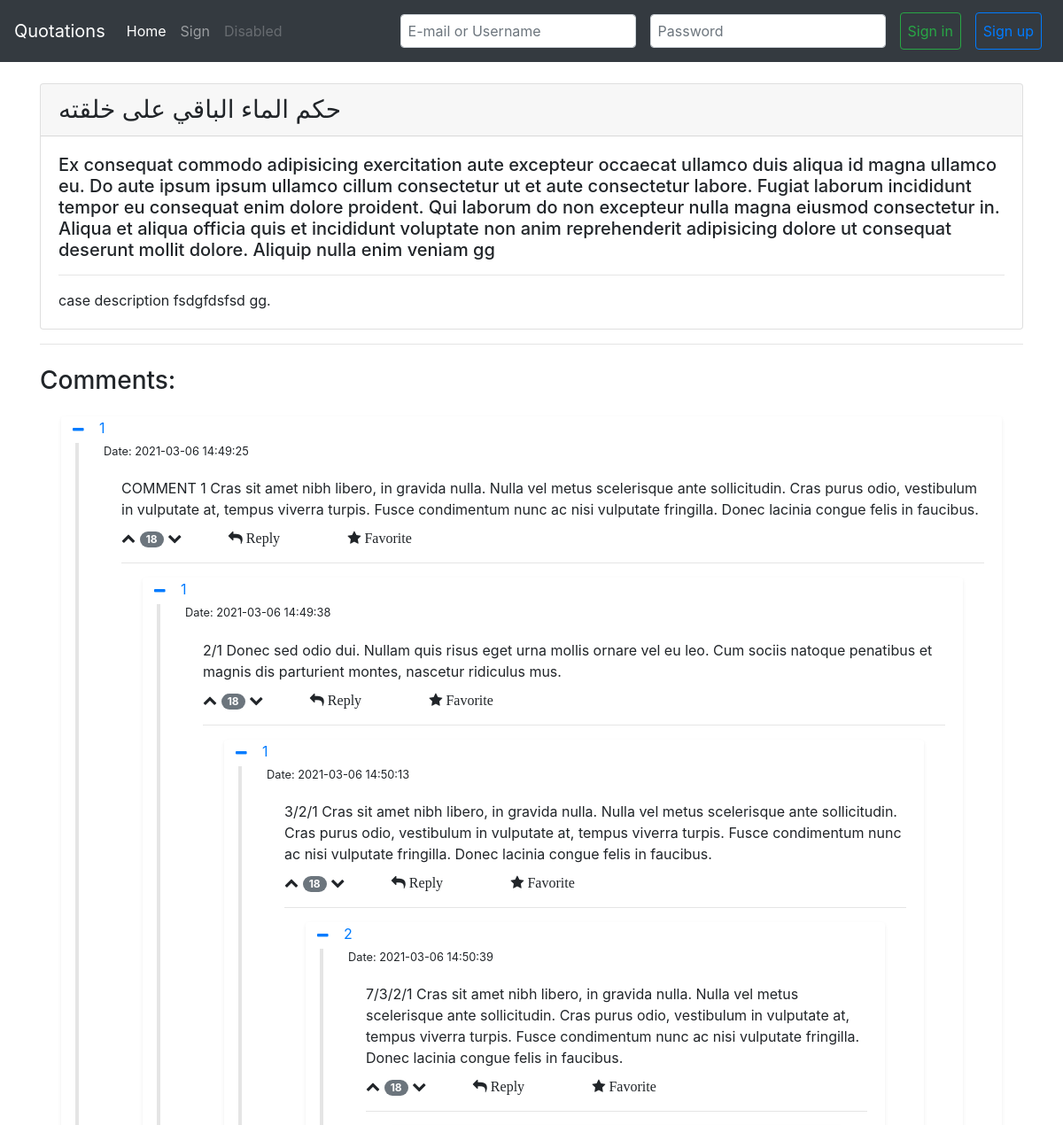
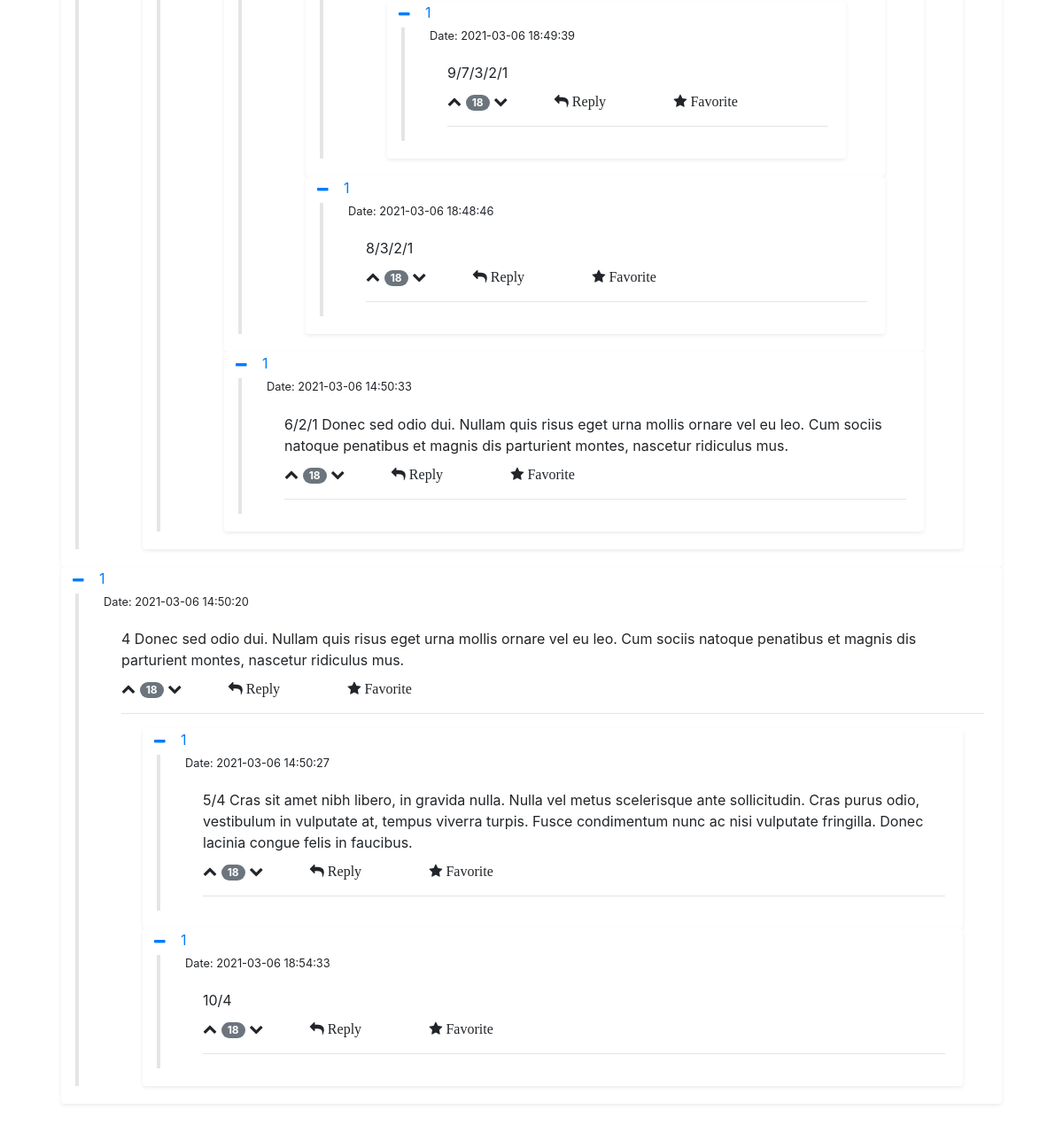
/thread.php?id=1, run on the app's committed database (2 pictures, top to bottom).
### tables this page shows
CREATE TABLE `content` (
  `content_id` int(10) NOT NULL,
  `content_section` int(5) NOT NULL,
  `content_sayer` int(5) NOT NULL,
  `content_by` int(10) NOT NULL,
  `content_content` text NOT NULL,
  `content_case` tinytext NOT NULL,
  `content_case_description` tinytext NOT NULL,
  `content_source` tinytext NOT NULL,
  `content_visible` bit(1) DEFAULT b'1',
  `content_date` datetime NOT NULL DEFAULT current_timestamp() ON UPDATE current_timestamp()
);

CREATE TABLE `comments` (
  `comment_id` int(11) NOT NULL,
  `comment_parent` int(11) DEFAULT NULL,
  `comment_body` text NOT NULL,
  `comment_date` datetime NOT NULL DEFAULT current_timestamp() ON UPDATE current_timestamp(),
  `comment_visible` bit(1) DEFAULT b'1',
  `comment_by` int(10) NOT NULL
);

### classes/dbh_class.php (called while the page is built)
<?php
class Dbh
{
    private $host = 'localhost';
    private $user = 'root';
    private $pwd = '';
    private $dbname = 'websitedb';
    protected function connect()
    {
        $dsn = 'mysql:host=' . $this->host . ';dbname=' . $this->dbname;
        try {
            $pdo = new PDO($dsn, $this->user,$this->pwd);
       } catch (\PDOException $e) {
            throw new \PDOException($e->getMessage(), (int)$e->getCode());
       }
        $pdo->setAttribute(PDO::ATTR_DEFAULT_FETCH_MODE, PDO::FETCH_ASSOC);
        return $pdo;
    }
}

### classes/thread_class.php (called while the page is built)
<?php
class Thread extends Dbh {
    protected function get_case($content_id)
    {
        $sql = "SELECT * FROM content WHERE content_id=?;";
        $stmt = $this->connect()->prepare($sql);
        $stmt->execute([$content_id]);
        return $stmt->fetchAll();
    }
    protected function get_comments()
    {
        $sql = "SELECT * FROM comments";
        $stmt = $this->connect()->prepare($sql);
        $stmt->execute();
        return $stmt->fetchAll();
    }
}

### classes/threadview_class.php (the view, shortened to what this page needs)
<?php
class ThreadView extends Thread {
  public $parents  = array();
  public $children = array();
  function __construct()
  {
    $comments = $this->get_comments();
    foreach ($comments as $comment)
    {
        if ($comment['comment_parent'] === NULL)
        {
            $this->parents[$comment['comment_id']][] = $comment;
        }
        else
        {
            $this->children[$comment['comment_parent']][] = $comment;
        }
    }
  }
  private function format_comment($comment, $depth)
  {
      echo '
      <div id="comment-'.$comment['comment_id'].'">
      <div class="card mx-4 shadow-sm" style="border: none;">
          <a href="#comment-'.$comment['comment_id'].'" class="comment-border-link">
              <span class="sr-only">Jump to comment-'.$comment['comment_id'].'</span>
          </a>
          <p class="mb-0" id="heading-'.$comment['comment_id'].'">
              <button class="btn btn-link fa fa-minus" data-toggle="collapse" data-target="#collapse-'.$comment['comment_id'].'"
                  aria-expanded="true" aria-controls="collapse-'.$comment['comment_id'].'"></button>
                  <a href="user.php?id='.$comment['comment_by'].'">'.$comment['comment_by'].'</a>
          </p>
          <small class="mb-0 ml-5">
                  Date: '.$comment['comment_date'].'
          </small>
          <div id="collapse-'.$comment['comment_id'].'" class="collapse show" aria-labelledby="heading-'.$comment['comment_id'].'" data-parent="#comment-'.$comment['comment_id'].'">
              <div class="card-body ml-5">
              '.$comment['comment_body'].'
                  <ul class="list-inline mt-2">
                      <li class="list-inline-item">
                          <i class="fa fa-chevron-up"></i>
                          <span class="badge badge-pill badge-secondary">18</span>
                          <i class="fa fa-chevron-down"></i>
                          <i class="fa fa-reply mx-5"> Reply</i>
                          <i class="fa fa-star mx-4"> Favorite</i>
                      </li>
                  </ul>
                  <hr>';
  }
  private function print_parent($comment, $depth = 0)
  {
      foreach ($comment as $c)
      {
          $this->format_comment($c, $depth);
          if (isset($this->children[$c['comment_id']]))
          {
            $this->print_parent($this->children[$c['comment_id']], $depth + 1);
          }
          else {
            echo "</div>
            </div>
            </div>
            </div>";
            if (end($comment) == $c){
              echo "</div>
              </div>
              </div>
              </div>";
            }
          }
      }
  }
  public function print_comments()
  {
      foreach ($this->parents as $c)
      {
        $this->print_parent($c);
        if (end($this->parents) != $c){
          echo "</div>
          </div>
          </div>
          </div>";
        }
      }
  }
    public function show_case()
    {
      $result = $this->get_case($_GET['id']);
      foreach ($result as $row){
        echo'
        <div class="card mt-4">
          <h3 class="card-header">'.$row['content_case'].'</h3>
          <div class="card-body">
            <h5 class="card-title">'.$row['content_content'].'</h5>
            <hr>
              <p class="card-text">'.$row['content_case_description'].'.</p>
          </div>
        </div>
        <hr>
        <h3 class="my-4">Comments:</h3>
        ';
      }
    }
}

### static/style.css (style rules this page uses)
.comment-border-link { display: block; position: absolute; top: 40px; left: 0; width: 12px; height: calc(100% - 50px); border-left: 4px solid transparent; border-right: 4px solid transparent; background-color: rgba(0, 0, 0, 0.1); background-clip: padding-box; }

### thread.php (style rules this page uses)
.comment-border-link { display: block; position: absolute; top: 30px; left: 12px; width: 12px; height: calc(100% - 50px); border-left: 4px solid transparent; border-right: 4px solid transparent; background-color: rgba(0, 0, 0, 0.1); background-clip: padding-box; }

### data on the page
content: content_case "حكم الماء الباقي على خلقته", content_content "Ex consequat commodo adipisicing exercitation aute excepteur occaecat ullamco duis aliqua id magna ullamco eu. Do aute ipsum ipsum ullamco cillum consectetur ut et aute consectetur labore. Fugiat laborum incididunt tempor eu consequat enim dolore proident. Qui laborum do non excepteur nulla magna eiusmod consectetur in. Aliqua et aliqua officia quis et incididunt voluptate non anim reprehenderit adipisicing dolore ut consequat deserunt mollit dolore. Aliquip nulla enim veniam gg", content_case_description "case description fsdgfdsfsd gg"
comments: comment_by "1", comment_date "2021-03-06 14:49:25", comment_body "COMMENT 1 Cras sit amet nibh libero, in gravida nulla. Nulla vel metus scelerisque ante sollicitudin. Cras purus odio, vestibulum in vulputate at, tempus viverra turpis. Fusce condimentum nunc ac nisi vulputate fringilla. Donec lacinia congue felis in faucibus."
comments: comment_by "1", comment_date "2021-03-06 14:49:38", comment_body "2/1 Donec sed odio dui. Nullam quis risus eget urna mollis ornare vel eu leo. Cum sociis natoque penatibus et magnis dis parturient montes, nascetur ridiculus mus."
comments: comment_by "1", comment_date "2021-03-06 14:50:13", comment_body "3/2/1 Cras sit amet nibh libero, in gravida nulla. Nulla vel metus scelerisque ante sollicitudin. Cras purus odio, vestibulum in vulputate at, tempus viverra turpis. Fusce condimentum nunc ac nisi vulputate fringilla. Donec lacinia congue felis in faucibus."
comments: comment_by "2", comment_date "2021-03-06 14:50:39", comment_body "7/3/2/1 Cras sit amet nibh libero, in gravida nulla. Nulla vel metus scelerisque ante sollicitudin. Cras purus odio, vestibulum in vulputate at, tempus viverra turpis. Fusce condimentum nunc ac nisi vulputate fringilla. Donec lacinia congue felis in faucibus."
comments: comment_by "1", comment_date "2021-03-06 18:49:39", comment_body "9/7/3/2/1"
comments: comment_by "1", comment_date "2021-03-06 18:48:46", comment_body "8/3/2/1"
comments: comment_by "1", comment_date "2021-03-06 14:50:33", comment_body "6/2/1 Donec sed odio dui. Nullam quis risus eget urna mollis ornare vel eu leo. Cum sociis natoque penatibus et magnis dis parturient montes, nascetur ridiculus mus."
comments: comment_by "1", comment_date "2021-03-06 14:50:20", comment_body "4 Donec sed odio dui. Nullam quis risus eget urna mollis ornare vel eu leo. Cum sociis natoque penatibus et magnis dis parturient montes, nascetur ridiculus mus."
comments: comment_by "1", comment_date "2021-03-06 14:50:27", comment_body "5/4 Cras sit amet nibh libero, in gravida nulla. Nulla vel metus scelerisque ante sollicitudin. Cras purus odio, vestibulum in vulputate at, tempus viverra turpis. Fusce condimentum nunc ac nisi vulputate fringilla. Donec lacinia congue felis in faucibus."
comments: comment_by "1", comment_date "2021-03-06 18:54:33", comment_body "10/4"
